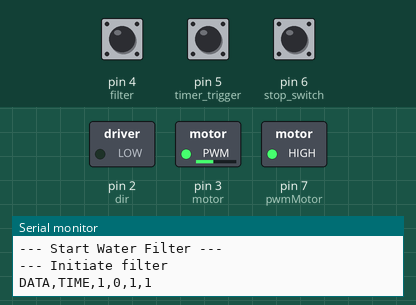
Simulated run of this sketch. Board: Arduino Uno, built with avr-gcc and run on an emulated ATmega328P. Shown: switched loads named in the sketch (green lamp = pin HIGH), the last lines printed to the serial monitor. The inputs (shaded band) are chosen by the test bench; at power-on: pin 4 (filter) HIGH, pin 5 (timer_trigger) HIGH, pin 6 (stop_switch) HIGH.

Above: at 1.5 s.
1.6 s: pin 4 (filter) pulled LOW for 1 s
At 3.0 s:
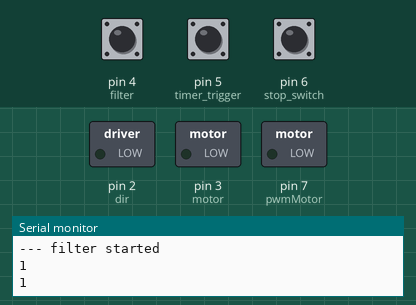
4.1 s: pin 5 (timer_trigger) pulled LOW for 0.15 s
At 6.4 s:
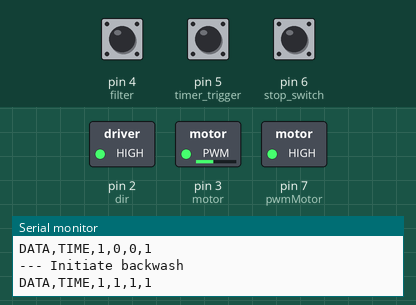
8.9 s: pin 6 (stop_switch) pulled LOW for 3.2 s
At 10.7 s:
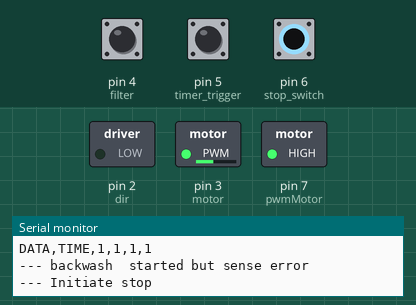
13.6 s: pin 4 (filter) pulsed LOW 5 times (0.12 s each, 0.3 s apart)
At 14.7 s:
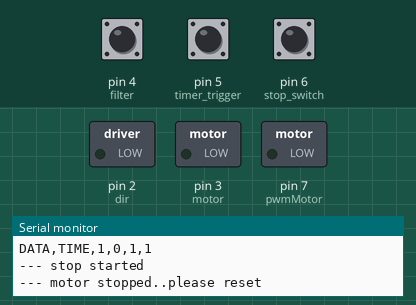
Timing chart, 0 to 16.6 s (numbered marks = the images above; inputs shaded):
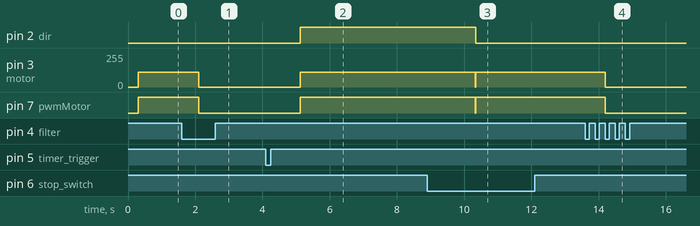

The sketch:

water_filter_timer_unoV5_logdata.ino
```cpp
unsigned long startMillis;
unsigned long currentMillis;
unsigned long time_m_started;

unsigned long elapseMillis;
const unsigned long period = 500;  //the value is a number of milliseconds, ie 1 second
const unsigned long period2 = 200;
boolean toggle = 0;

int pos=0;

int motor = 3;    // pwm
int dir = 2;

int filter = 4;
int timer_trigger = 5;
int stop_switch = 6;
int pwmMotor = 7;

int backwash_timer=10; //1200;   // in seconds  1200s=20m
int rinse_timer=5;//300;       // 300s=5m
int maintenance_timer=10;
int timer_bwash=1;
int recent_bwash=0;


int err_sense=0;

int j;
int fadeValue = 110;
//===========================================================


//=========================================================
void setup() {
 // Serial.begin(9600);
  Serial.begin(115200);
//======================
  Serial.println("CLEARDATA");
Serial.println("LABEL,Time,Timer,Dir,Motor,Sensor");
Serial.println("RESETTIMER");


cli();//stop interrupts

//set timer1 interrupt at 1Hz
  TCCR1A = 0;// set entire TCCR1A register to 0
  TCCR1B = 0;// same for TCCR1B
  TCNT1  = 0;//initialize counter value to 0
  // set compare match register for 1hz increments
  OCR1A = 15624;// = (16*10^6) / (1*1024) - 1 (must be <65536)
  // turn on CTC mode
  TCCR1B |= (1 << WGM12);
  // Set CS12 and CS10 bits for 1024 prescaler
  TCCR1B |= (1 << CS12) | (1 << CS10);
  // enable timer compare interrupt
  TIMSK1 |= (1 << OCIE1A);//set timer1 interrupt at 1Hz
  TCCR1A = 0;// set entire TCCR1A register to 0
  TCCR1B = 0;// same for TCCR1B
  TCNT1  = 0;//initialize counter value to 0
  // set compare match register for 1hz increments
  OCR1A = 15624;// = (16*10^6) / (1*1024) - 1 (must be <65536)
  // turn on CTC mode
  TCCR1B |= (1 << WGM12);
  // Set CS12 and CS10 bits for 1024 prescaler
  TCCR1B |= (1 << CS12) | (1 << CS10);
  // enable timer compare interrupt
  TIMSK1 |= (1 << OCIE1A);
sei();//allow interrupts

//=====================

  Serial.println("--- Start Water Filter ---");

  pinMode(dir, OUTPUT);
  pinMode(pwmMotor, OUTPUT);
  pinMode(filter, INPUT_PULLUP);
  pinMode(timer_trigger, INPUT_PULLUP);
  pinMode(stop_switch, INPUT_PULLUP);
  delay(300);
  //======

  //====================
}

//=====
ISR(TIMER1_COMPA_vect){

Serial.print("DATA,TIME,");
//Serial.print(sensorValue);
Serial.print(bitRead(PORTD,5));
Serial.print(',');

//Serial.print(sensorValue);
Serial.print(bitRead(PORTD,2));
Serial.print(',');

Serial.print(bitRead(PORTD,7));
Serial.print(',');
//Serial.println(sensorValue);
Serial.println(bitRead(PORTD,4));


}
//======
void loop() {

int i,j;


if(recent_bwash==0)
{
filter_f();
}

timer_bwash=digitalRead(timer_trigger);
Serial.println(timer_bwash);
while(timer_bwash)
{


  delay(10);
 //===
if(digitalRead(stop_switch)==0){
Serial.println("--- Initiate stop");

digitalWrite(dir,1);
analogWrite(motor, fadeValue);
turnMotorON();
delay(300);
//while(digitalRead(filter));

while(digitalRead(filter)){
delay(1);
//Serial.println(digitalRead(filter));
}


analogWrite(motor, 0);
turnMotorOFF();
Serial.println(digitalRead(filter));
Serial.println("--- stop started");
Serial.println("--- motor stopped..please reset");
  while(1);
} // end if  stop switch
 //===

timer_bwash=digitalRead(timer_trigger);
Serial.println(timer_bwash);
delay(1000);
} //while end
//===========add delay before backwash started here===========


//=====================================================

backwash_timer=10;   // in seconds  1200s=20m
rinse_timer=5;       // 300s=5m

backwash_f();
rinse_f();


backwash_timer=10;   // in seconds  900s=15m
rinse_timer=5;       // 300s=5m

backwash_f();
rinse_f();
//=====
filter_f();
recent_bwash=1;

//======delay based===
for(j=0;j<2;j++)
{
for(i=0;i<60;i++)
{
delay(1000);
}
}
//=====


//========timer input based=====

//========
}


//=========
void filter_f() {
Serial.println("--- Initiate filter");
digitalWrite(dir,0);
analogWrite(motor, fadeValue);
turnMotorON();
time_m_started=millis();
delay(300);

do{

do{
 delay(1);
 currentMillis = millis();
 if((currentMillis - time_m_started >= 5000)){
 pos=1;  //filter position=1
 err_sense=1;
 }

}while(digitalRead(filter)&&(currentMillis - time_m_started <= 5000));


//while(digitalRead(filter));

 startMillis = millis();  //initial start time
do {
    currentMillis = millis();
 elapseMillis=currentMillis - startMillis;


}while(!digitalRead(filter)&&(elapseMillis <= period));

if(elapseMillis>=period)
{

analogWrite(motor, 0);
turnMotorOFF();
Serial.println("--- filter started");
pos=1;
err_sense=0;
}
}while((elapseMillis<period)&&(err_sense!=1));
//===
if(err_sense==1)
{

analogWrite(motor, 0);
turnMotorOFF();
Serial.println("--- filter started but sense error");
pos=1;

}


//======
}


//====

void backwash_f() {

int i;
Serial.println("--- Initiate backwash");
err_sense=0;
digitalWrite(dir,1);
analogWrite(motor, fadeValue);
turnMotorON();
delay(200);
//while(!digitalRead(bwash));
time_m_started=millis();

do{
//while(digitalRead(filter));
//============
do{
   delay(1);
   currentMillis = millis();
   if((currentMillis - time_m_started >= 5000)){
    pos=4;  //filter position=4 for backwash
    err_sense=1;
    }
}while(digitalRead(filter)&&(currentMillis - time_m_started <= 5000));


//==========
 startMillis = millis();  //initial start time
do {
    currentMillis = millis();
 elapseMillis=currentMillis - startMillis;

//}while((currentMillis - startMillis <= period));
}while(!digitalRead(filter)&&(elapseMillis <= period2));

if(elapseMillis>=period2)
{

analogWrite(motor, 0);
turnMotorOFF();
Serial.println("--- backwash started");
pos=4;
err_sense=0;
}
}while(elapseMillis<period2&&(err_sense!=1));
if(err_sense==1)
{

analogWrite(motor, 0);
turnMotorOFF();
Serial.println("--- backwash  started but sense error");
pos=4;

}


for(i=0;i<(2*backwash_timer);i++){
//delay(500);


for(j=0;j<50;j++)
{
  delay(10);
//===
 //===
if(digitalRead(stop_switch)==0){
Serial.println("--- Initiate stop");

digitalWrite(dir,0);
analogWrite(motor, fadeValue);
turnMotorON();
delay(300);
//while(!digitalRead(filter));
while(digitalRead(filter));
while(!digitalRead(filter));
delay(300);
while(digitalRead(filter));


analogWrite(motor, 0);
turnMotorOFF();
Serial.println("--- stop started");
Serial.println("--- motor stopped..please reset");
  while(1);
}

}
 //===

 //===
}

}

//===================
void rinse_f() {

int i;
Serial.println("--- Initiate rinse");
err_sense=0;
digitalWrite(dir,0);
analogWrite(motor, fadeValue);
turnMotorON();
delay(300);
time_m_started=millis();
//while(digitalRead(filter));
//========
do{
   delay(1);
   currentMillis = millis();
   if((currentMillis - time_m_started >= 5000)){
    pos=0;  //filter position=0 for unknown position
    err_sense=1;
   }
}while(digitalRead(filter)&&(currentMillis - time_m_started <= 5000));
if(err_sense==1)
{

analogWrite(motor, 0);
turnMotorOFF();
Serial.println("---   rinse failed sensor error");
 pos=0;  //filter position=0 for unknown position
return;
}


//=========
analogWrite(motor, 0);
turnMotorOFF();
Serial.println("--- rinse started");
pos=3;
for(i=0;i<(2*rinse_timer);i++){
//delay(500);

 for(j=0;j<50;j++)
{
  delay(10);
 //===
 //===
if(digitalRead(stop_switch)==0){
Serial.println("--- Initiate stop");

digitalWrite(dir,0);
analogWrite(motor, fadeValue);
turnMotorON();
delay(300);
while(digitalRead(filter));
analogWrite(motor, 0);
turnMotorOFF();
Serial.println("--- stop started");
Serial.println("--- motor stopped..please reset");
  while(1);
}
}
 //===
 //===
}

}

 //================================
 void turnMotorON(){
 digitalWrite(pwmMotor,1);
 }

 void turnMotorOFF(){
 digitalWrite(pwmMotor,0);
 }
```

Measured:
- after the input at 1.6 s, pin 3 (motor): 110/255 → 0/255 after 0.50 s; pin 7 (pwmMotor): HIGH → LOW after 0.50 s
- after the input at 4.1 s, pin 2 (dir), pin 7 (pwmMotor): LOW → HIGH after 1.0 s; pin 3 (motor): 0/255 → 110/255 after 1.0 s
- after the input at 8.9 s, pin 2 (dir): HIGH → LOW after 1.4 s
- after the input at 13.6 s, pin 3 (motor): 110/255 → 0/255 after 0.60 s; pin 7 (pwmMotor): HIGH → LOW after 0.60 s
